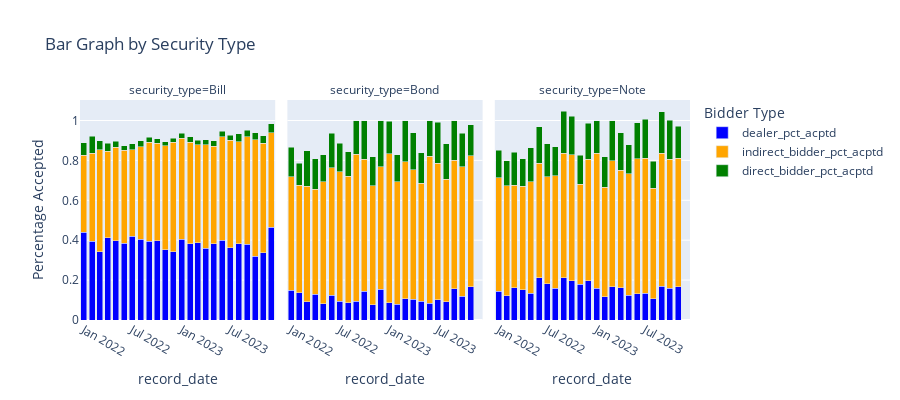

Notebook source saved alongside this figure:
### Code cell
# Convert 'record_date' to string without resetting the index
pct_accptd_reset = pct_accptd_monthly
pct_accptd_reset['record_date'] = pct_accptd_reset.index.get_level_values('record_date').strftime('%Y-%m-%d')

# Remove the existing 'record_date' column
pct_accptd2_reset = pct_accptd_reset.drop(columns='record_date').reset_index()

# Convert 'record_date' to string
pct_accptd2_reset['record_date'] = pct_accptd2_reset['record_date'].astype(str)

# Melt the DataFrame to make it long-form
df_melted = pd.melt(pct_accptd2_reset, id_vars=['record_date', 'security_type'], value_vars=['dealer_pct_acptd', 'indirect_bidder_pct_acptd', 'direct_bidder_pct_acptd'])

# Create a stacked bar graph using plotly
fig = px.bar(
    df_melted,
    x='record_date',
    y='value',
    color='variable',
    facet_col='security_type',
    barmode='stack',
    labels={'value': 'Percentage Accepted', 'variable': 'Bidder Type'},
    title='Bar Graph by Security Type',
    hover_data=['value'],
    color_discrete_map={
        'dealer_pct_acptd': 'blue',
        'indirect_bidder_pct_acptd': 'orange',
        'direct_bidder_pct_acptd': 'green'
    },
    width=900, height=400
)

# Show the plot
fig.show()

### Figure 1 — Plotly figure (JSON) as saved in the notebook; plotly's stock layout.template omitted (floating-point values rounded to 4 significant figures)
{"data": [{"alignmentgroup": "True", "hovertemplate": "Bidder Type=dealer_pct_acptd<br>security_type=Bill<br>record_date=%{x}<br>Percentage Accepted=%{y}<extra></extra>", "legendgroup": "dealer_pct_acptd", "marker": {"color": "blue", "pattern": {"shape": ""}}, "name": "dealer_pct_acptd", "offsetgroup": "dealer_pct_acptd", "orientation": "v", "showlegend": true, "textposition": "auto", "type": "bar", "x": ["2022-01", "2022-02", "2022-03", "2022-04", "2022-05", "2022-06", "2022-07", "2022-08", "2022-09", "2022-10", "2022-11", "2022-12", "2023-01", "2023-02", "2023-03", "2023-04", "2023-05", "2023-06", "2023-07", "2023-08", "2023-09", "2023-10", "2023-11", "2023-12"], "xaxis": "x", "y": [0.4391, 0.3951, 0.343, 0.4115, 0.398, 0.3848, 0.4196, 0.4042, 0.3936, 0.3975, 0.3526, 0.343, 0.4047, 0.3832, 0.3869, 0.3608, 0.3829, 0.4005, 0.3618, 0.3816, 0.3793, 0.3206, 0.338, 0.4652], "yaxis": "y"}, {"alignmentgroup": "True", "hovertemplate": "Bidder Type=dealer_pct_acptd<br>security_type=Bond<br>record_date=%{x}<br>Percentage Accepted=%{y}<extra></extra>", "legendgroup": "dealer_pct_acptd", "marker": {"color": "blue", "pattern": {"shape": ""}}, "name": "dealer_pct_acptd", "offsetgroup": "dealer_pct_acptd", "orientation": "v", "showlegend": false, "textposition": "auto", "type": "bar", "x": ["2022-01", "2022-02", "2022-03", "2022-04", "2022-05", "2022-06", "2022-07", "2022-08", "2022-09", "2022-10", "2022-11", "2022-12", "2023-01", "2023-02", "2023-03", "2023-04", "2023-05", "2023-06", "2023-07", "2023-08", "2023-09", "2023-10", "2023-11"], "xaxis": "x2", "y": [0.1502, 0.1375, 0.092, 0.1281, 0.08078, 0.1238, 0.0928, 0.08546, 0.09452, 0.143, 0.07723, 0.1531, 0.08645, 0.08021, 0.1066, 0.1041, 0.09469, 0.08363, 0.1014, 0.09098, 0.1576, 0.1185, 0.1674], "yaxis": "y2"}, {"alignmentgroup": "True", "hovertemplate": "Bidder Type=dealer_pct_acptd<br>security_type=Note<br>record_date=%{x}<br>Percentage Accepted=%{y}<extra></extra>", "legendgroup": "dealer_pct_acptd", "marker": {"color": "blue", "pattern": {"shape": ""}}, "name": "dealer_pct_acptd", "offsetgroup": "dealer_pct_acptd", "orientation": "v", "showlegend": false, "textposition": "auto", "type": "bar", "x": ["2022-01", "2022-02", "2022-03", "2022-04", "2022-05", "2022-06", "2022-07", "2022-08", "2022-09", "2022-10", "2022-11", "2022-12", "2023-01", "2023-02", "2023-03", "2023-04", "2023-05", "2023-06", "2023-07", "2023-08", "2023-09", "2023-10", "2023-11"], "xaxis": "x3", "y": [0.1431, 0.1217, 0.1611, 0.1506, 0.1336, 0.2118, 0.1812, 0.1584, 0.2124, 0.1969, 0.1802, 0.1974, 0.1588, 0.1158, 0.1674, 0.1609, 0.124, 0.1319, 0.1346, 0.1065, 0.1692, 0.1598, 0.166], "yaxis": "y3"}, {"alignmentgroup": "True", "hovertemplate": "Bidder Type=indirect_bidder_pct_acptd<br>security_type=Bill<br>record_date=%{x}<br>Percentage Accepted=%{y}<extra></extra>", "legendgroup": "indirect_bidder_pct_acptd", "marker": {"color": "orange", "pattern": {"shape": ""}}, "name": "indirect_bidder_pct_acptd", "offsetgroup": "indirect_bidder_pct_acptd", "orientation": "v", "showlegend": true, "textposition": "auto", "type": "bar", "x": ["2022-01", "2022-02", "2022-03", "2022-04", "2022-05", "2022-06", "2022-07", "2022-08", "2022-09", "2022-10", "2022-11", "2022-12", "2023-01", "2023-02", "2023-03", "2023-04", "2023-05", "2023-06", "2023-07", "2023-08", "2023-09", "2023-10", "2023-11", "2023-12"], "xaxis": "x", "y": [0.3878, 0.4395, 0.5109, 0.4348, 0.469, 0.4664, 0.4348, 0.4652, 0.4974, 0.4881, 0.5201, 0.549, 0.5064, 0.5078, 0.492, 0.5187, 0.4868, 0.5185, 0.5399, 0.5127, 0.5391, 0.5817, 0.5488, 0.4723], "yaxis": "y"}, {"alignmentgroup": "True", "hovertemplate": "Bidder Type=indirect_bidder_pct_acptd<br>security_type=Bond<br>record_date=%{x}<br>Percentage Accepted=%{y}<extra></extra>", "legendgroup": "indirect_bidder_pct_acptd", "marker": {"color": "orange", "pattern": {"shape": ""}}, "name": "indirect_bidder_pct_acptd", "offsetgroup": "indirect_bidder_pct_acptd", "orientation": "v", "showlegend": false, "textposition": "auto", "type": "bar", "x": ["2022-01", "2022-02", "2022-03", "2022-04", "2022-05", "2022-06", "2022-07", "2022-08", "2022-09", "2022-10", "2022-11", "2022-12", "2023-01", "2023-02", "2023-03", "2023-04", "2023-05", "2023-06", "2023-07", "2023-08", "2023-09", "2023-10", "2023-11"], "xaxis": "x2", "y": [0.568, 0.5369, 0.5774, 0.5265, 0.6131, 0.6389, 0.6492, 0.6357, 0.7366, 0.663, 0.5959, 0.6149, 0.7457, 0.6119, 0.6876, 0.6489, 0.5911, 0.7364, 0.6836, 0.6156, 0.6444, 0.6508, 0.6557], "yaxis": "y2"}, {"alignmentgroup": "True", "hovertemplate": "Bidder Type=indirect_bidder_pct_acptd<br>security_type=Note<br>record_date=%{x}<br>Percentage Accepted=%{y}<extra></extra>", "legendgroup": "indirect_bidder_pct_acptd", "marker": {"color": "orange", "pattern": {"shape": ""}}, "name": "indirect_bidder_pct_acptd", "offsetgroup": "indirect_bidder_pct_acptd", "orientation": "v", "showlegend": false, "textposition": "auto", "type": "bar", "x": ["2022-01", "2022-02", "2022-03", "2022-04", "2022-05", "2022-06", "2022-07", "2022-08", "2022-09", "2022-10", "2022-11", "2022-12", "2023-01", "2023-02", "2023-03", "2023-04", "2023-05", "2023-06", "2023-07", "2023-08", "2023-09", "2023-10", "2023-11"], "xaxis": "x3", "y": [0.5707, 0.5508, 0.5135, 0.5192, 0.56, 0.5743, 0.538, 0.5655, 0.6226, 0.6309, 0.5008, 0.6079, 0.6761, 0.5505, 0.6315, 0.5907, 0.6081, 0.6773, 0.6766, 0.5548, 0.6658, 0.646, 0.6454], "yaxis": "y3"}, {"alignmentgroup": "True", "hovertemplate": "Bidder Type=direct_bidder_pct_acptd<br>security_type=Bill<br>record_date=%{x}<br>Percentage Accepted=%{y}<extra></extra>", "legendgroup": "direct_bidder_pct_acptd", "marker": {"color": "green", "pattern": {"shape": ""}}, "name": "direct_bidder_pct_acptd", "offsetgroup": "direct_bidder_pct_acptd", "orientation": "v", "showlegend": true, "textposition": "auto", "type": "bar", "x": ["2022-01", "2022-02", "2022-03", "2022-04", "2022-05", "2022-06", "2022-07", "2022-08", "2022-09", "2022-10", "2022-11", "2022-12", "2023-01", "2023-02", "2023-03", "2023-04", "2023-05", "2023-06", "2023-07", "2023-08", "2023-09", "2023-10", "2023-11", "2023-12"], "xaxis": "x", "y": [0.06082, 0.08535, 0.04468, 0.03863, 0.02992, 0.0224, 0.02845, 0.02906, 0.02397, 0.02199, 0.02146, 0.01859, 0.02573, 0.0281, 0.0213, 0.02304, 0.02843, 0.02719, 0.02498, 0.03922, 0.03387, 0.03578, 0.0375, 0.04612], "yaxis": "y"}, {"alignmentgroup": "True", "hovertemplate": "Bidder Type=direct_bidder_pct_acptd<br>security_type=Bond<br>record_date=%{x}<br>Percentage Accepted=%{y}<extra></extra>", "legendgroup": "direct_bidder_pct_acptd", "marker": {"color": "green", "pattern": {"shape": ""}}, "name": "direct_bidder_pct_acptd", "offsetgroup": "direct_bidder_pct_acptd", "orientation": "v", "showlegend": false, "textposition": "auto", "type": "bar", "x": ["2022-01", "2022-02", "2022-03", "2022-04", "2022-05", "2022-06", "2022-07", "2022-08", "2022-09", "2022-10", "2022-11", "2022-12", "2023-01", "2023-02", "2023-03", "2023-04", "2023-05", "2023-06", "2023-07", "2023-08", "2023-09", "2023-10", "2023-11"], "xaxis": "x2", "y": [0.1476, 0.1106, 0.18, 0.1526, 0.1345, 0.1735, 0.1449, 0.1214, 0.1683, 0.1922, 0.1443, 0.2307, 0.1632, 0.1361, 0.2042, 0.1859, 0.1517, 0.1785, 0.2074, 0.1765, 0.1972, 0.1668, 0.1549], "yaxis": "y2"}, {"alignmentgroup": "True", "hovertemplate": "Bidder Type=direct_bidder_pct_acptd<br>security_type=Note<br>record_date=%{x}<br>Percentage Accepted=%{y}<extra></extra>", "legendgroup": "direct_bidder_pct_acptd", "marker": {"color": "green", "pattern": {"shape": ""}}, "name": "direct_bidder_pct_acptd", "offsetgroup": "direct_bidder_pct_acptd", "orientation": "v", "showlegend": false, "textposition": "auto", "type": "bar", "x": ["2022-01", "2022-02", "2022-03", "2022-04", "2022-05", "2022-06", "2022-07", "2022-08", "2022-09", "2022-10", "2022-11", "2022-12", "2023-01", "2023-02", "2023-03", "2023-04", "2023-05", "2023-06", "2023-07", "2023-08", "2023-09", "2023-10", "2023-11"], "xaxis": "x3", "y": [0.1364, 0.1252, 0.1662, 0.1374, 0.1701, 0.1828, 0.1646, 0.1443, 0.2126, 0.1931, 0.1449, 0.1815, 0.1647, 0.1525, 0.1996, 0.1868, 0.1454, 0.1797, 0.1961, 0.134, 0.2082, 0.1945, 0.1601], "yaxis": "y3"}], "layout": {"annotations": [{"font": {}, "showarrow": false, "text": "security_type=Bill", "x": 0.16, "xanchor": "center", "xref": "paper", "y": 1, "yanchor": "bottom", "yref": "paper"}, {"font": {}, "showarrow": false, "text": "security_type=Bond", "x": 0.5, "xanchor": "center", "xref": "paper", "y": 1, "yanchor": "bottom", "yref": "paper"}, {"font": {}, "showarrow": false, "text": "security_type=Note", "x": 0.84, "xanchor": "center", "xref": "paper", "y": 1, "yanchor": "bottom", "yref": "paper"}], "barmode": "stack", "height": 400, "legend": {"title": {"text": "Bidder Type"}, "tracegroupgap": 0}, "title": {"text": "Bar Graph by Security Type"}, "width": 900, "xaxis": {"anchor": "y", "domain": [0, 0.32], "title": {"text": "record_date"}}, "xaxis2": {"anchor": "y2", "domain": [0.34, 0.66], "matches": "x", "title": {"text": "record_date"}}, "xaxis3": {"anchor": "y3", "domain": [0.68, 1.0], "matches": "x", "title": {"text": "record_date"}}, "yaxis": {"anchor": "x", "domain": [0, 1], "title": {"text": "Percentage Accepted"}}, "yaxis2": {"anchor": "x2", "domain": [0, 1], "matches": "y", "showticklabels": false}, "yaxis3": {"anchor": "x3", "domain": [0, 1], "matches": "y", "showticklabels": false}}}
